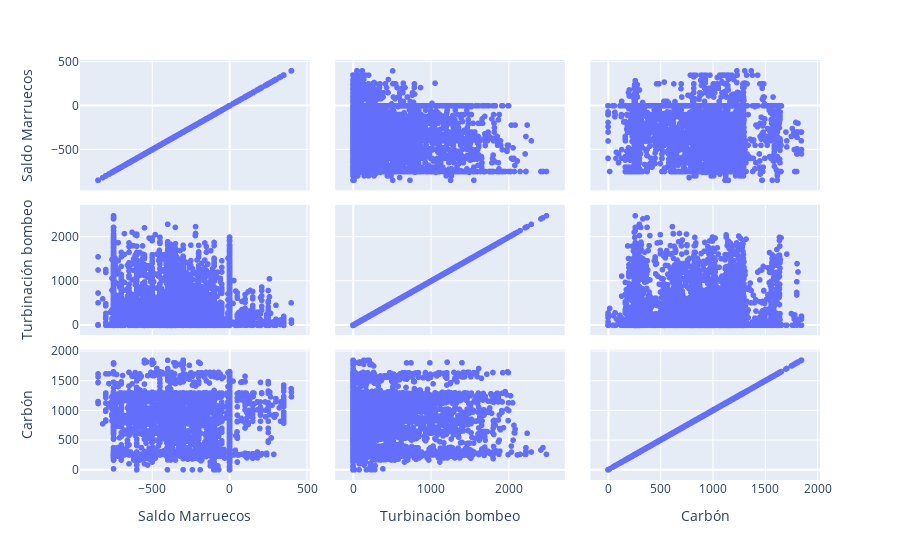

Notebook cell for this chart:
### Code cell
import plotly.express as px
px.scatter_matrix(df[columns])

### Figure 1 — Plotly figure (JSON) as saved in the notebook; plotly's stock layout.template omitted (floating-point values rounded to 4 significant figures; data arrays with more than 128 entries replaced by an {"elided": "..."} marker saying what was removed)
{"data": [{"dimensions": [{"axis": {"matches": true}, "label": "Saldo Marruecos", "values": {"elided": "5116 float values"}}, {"axis": {"matches": true}, "label": "Turbinación bombeo", "values": {"elided": "5116 float values"}}, {"axis": {"matches": true}, "label": "Carbón", "values": {"elided": "5116 float values"}}], "hovertemplate": "%{xaxis.title.text}=%{x}<br>%{yaxis.title.text}=%{y}<extra></extra>", "legendgroup": "", "marker": {"color": "#636efa", "symbol": "circle"}, "name": "", "showlegend": false, "type": "splom"}], "layout": {"dragmode": "select", "legend": {"tracegroupgap": 0}, "margin": {"t": 60}}}
